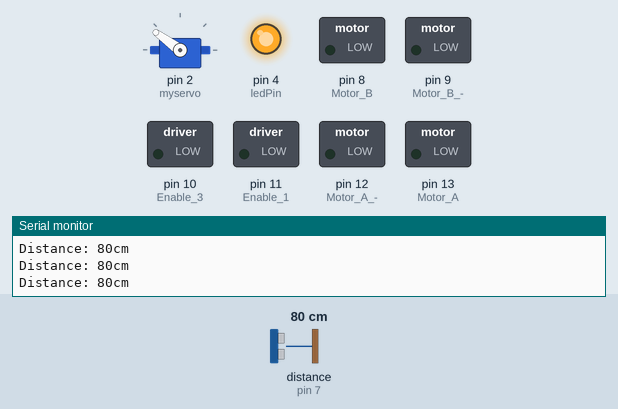
A sketch run on a simulated Arduino Uno, built with avr-gcc and run on an emulated ATmega328P. Parts: servo, switched loads named in the sketch (green lamp = pin HIGH), output pins drawn as LEDs (lit = HIGH), the last lines printed to the serial monitor. Wiring (inferred from the names in the program): ultrasonic range finder: trigger pin 7; echo pin 7. The test bench sets the inputs (shaded band); at power-on: distance to the obstacle (sensor on pin 7) 80 cm. The echo pulse lasts 58.3 µs per cm.

Above: at 1.2 s.
1.3 s: distance to the obstacle (sensor on pin 7) set to 4 cm
At 2.5 s:
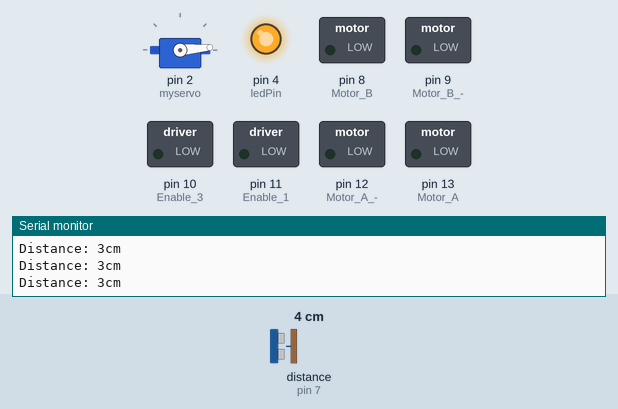
2.8 s: distance to the obstacle (sensor on pin 7) set to 2 cm
At 5.6 s:
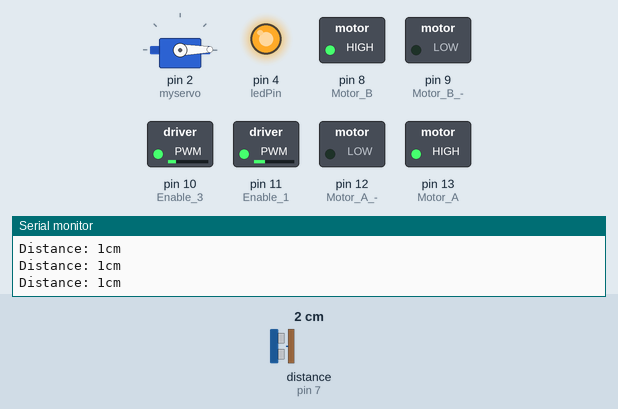
5.8 s: distance to the obstacle (sensor on pin 7) set to 4 cm
At 8.6 s:
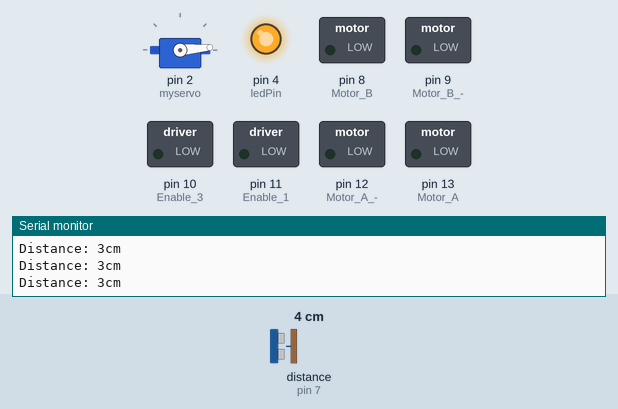
8.8 s: distance to the obstacle (sensor on pin 7) set to 7 cm
At 9.7 s:
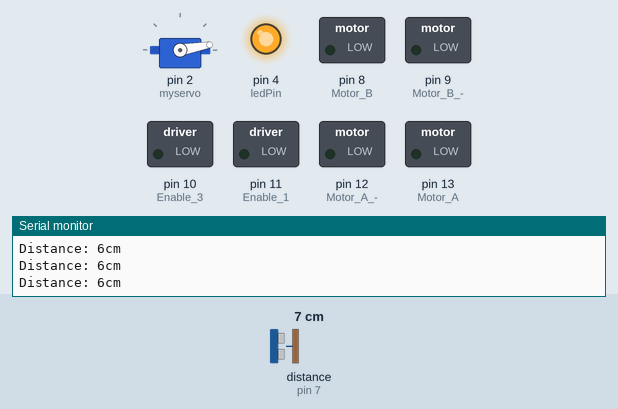
11.8 s: distance to the obstacle (sensor on pin 7) set to 18 cm
At 14.2 s:
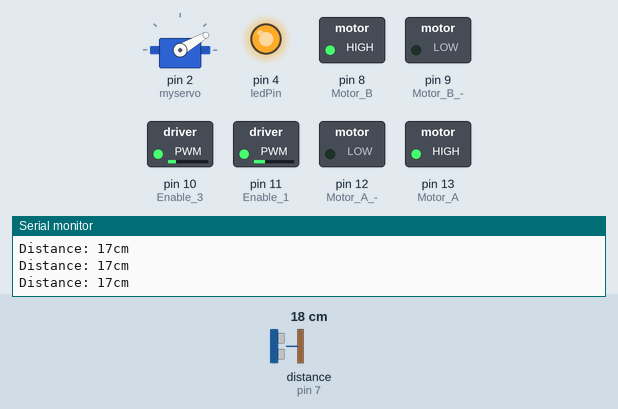
14.5 s: distance to the obstacle (sensor on pin 7) set to 120 cm
At 16.8 s:
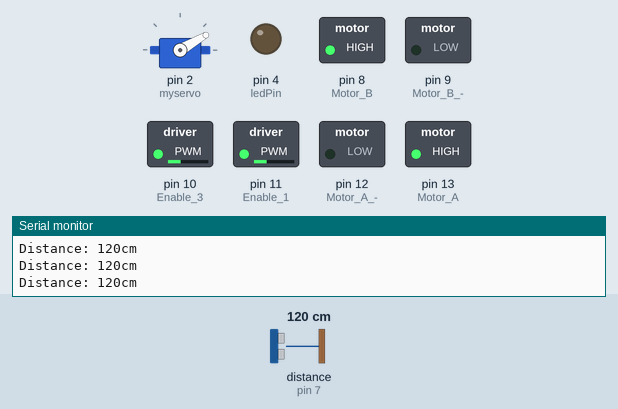
Timing chart, 0 to 30.5 s (numbered marks = the images above; inputs shaded):
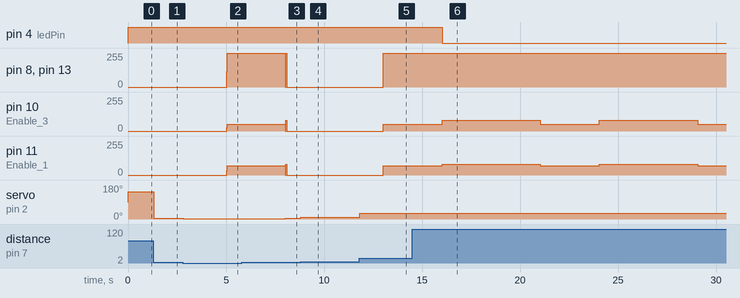

The sketch:

bot.ino
```cpp
#include <IRremote.h>
#include <Servo.h>

Servo myservo;
int value;
double angle;

int RECV_PIN_1 = 6;
int RECV_PIN_2 = 2;
const int pingPin = 7;
const int ledPin = 4;

decode_results results;

void setup()
{
  pinMode(13, OUTPUT); // Motor A +
  pinMode(12, OUTPUT); // Motor A -
  pinMode(11, OUTPUT); // Enable 1&2
  pinMode(10, OUTPUT); // Enable 3&4
  pinMode (9, OUTPUT); // Motor B -
  pinMode (8, OUTPUT); // Motor B +
  pinMode(ledPin, OUTPUT);
  myservo.attach(2);
  Serial.begin(9600);

}

void loop()
{
 forward();
  int starttime=millis();
  int endtime=starttime;
  while((endtime-starttime)<=5000)
  {
    distance();
    endtime=millis();
  }
 //delay(3000);
 left();
  delay(3000);
  /*
   while((endtime-starttime)<=3000)
  {
    distance();
    endtime=millis();
  }*/
}

// Declaring Functions
void forward()
{
  digitalWrite(13, HIGH);
  digitalWrite(12, LOW);
  digitalWrite(9, LOW);
  digitalWrite(8, HIGH);
  analogWrite(11, 80);
  analogWrite(10, 80);

}

void left()
{
  digitalWrite(13, HIGH);
  digitalWrite(12, LOW);
  digitalWrite(9, LOW);
  digitalWrite(8, HIGH);
  analogWrite(11, 70);
  analogWrite(10, 50);
}

void right()
{
  digitalWrite(13, HIGH);
  digitalWrite(12, LOW);
  digitalWrite(9, LOW);
  digitalWrite(8, HIGH);
  analogWrite(11, 50);
  analogWrite(10, 70);
}

void stop()
{
  digitalWrite(13, LOW);
  digitalWrite(12, LOW);
  digitalWrite(9, LOW);
  digitalWrite(8, LOW);
  analogWrite(11, 0);
  analogWrite(10, 0);
}
long microsecondsToCentimeters(long microseconds) {
  // The speed of sound is 340 m/s or 29 microseconds per centimeter.
  // The ping travels out and back, so to find the distance of the
  // object we take half of the distance travelled.
  return microseconds / 29 / 2;
}
void distance(){
long duration, cm;

   pinMode(pingPin, OUTPUT);
  digitalWrite(pingPin, LOW);
  delayMicroseconds(2);
  digitalWrite(pingPin, HIGH);
  delayMicroseconds(5);
  digitalWrite(pingPin, LOW);

   pinMode(pingPin, INPUT);
  duration = pulseIn(pingPin, HIGH);

  // convert the time into a distance
  cm = microsecondsToCentimeters(duration);

  // Print the distance
  Serial.print("Distance: ");
  Serial.print(cm);
  Serial.print("cm");
  Serial.println();

  // Turn on the LED if the object is too close:
  /*if(cm<5){
  	forward();
    myservo.write(-90);
  	delay(15);
	}
  else */
  if(cm<5){
    //myservo.write(-180);
    digitalWrite(ledPin, LOW);
    forward();
  }
  if(cm < 100) {
    stop();
    int angle = map(cm, 0, 100, 0, 180);
  //Serial.println(angle);
     myservo.write(angle);
    digitalWrite(ledPin, HIGH);
  	delay(15);
  }
  else{
  digitalWrite(ledPin, LOW);
  forward();
  }
 }
```

Measured:
- after the input at 1.3 s, servo on pin 2 (myservo): 144° → 5° at once
- after the input at 2.8 s, servo on pin 2 (myservo): 5° → 1° at once
- after the input at 5.8 s, servo on pin 2 (myservo): 1° → 5° after 2.2 s
- after the input at 8.8 s, servo on pin 2 (myservo): 5° → 10° at once
- after the input at 11.8 s, pin 10 (Enable_3): 0/255 → 50/255 after 1.2 s; pin 11 (Enable_1): 0/255 → 70/255 after 1.2 s; servo on pin 2 (myservo): 10° → 30° at once
- after the input at 14.5 s, pin 4 (ledPin): HIGH → LOW after 1.5 s; pin 8 (Motor_B), pin 13 (Motor_A): stops changing and stays 255/255
